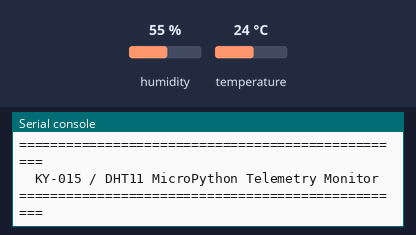
A program run on a simulated Raspberry Pi Pico running MicroPython. On the bench: the last lines printed to the serial console. The test bench sets the inputs (shaded band); at power-on: humidity 55 %, temperature 24 °C.

Above: at 1.2 s.
1.3 s: humidity set to 22 %
At 2.9 s:
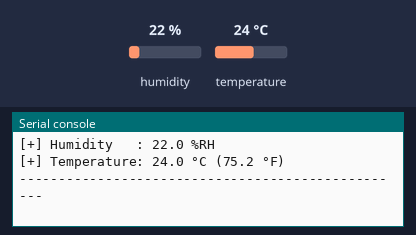
4.3 s: temperature set to 12 °C
At 6.5 s:
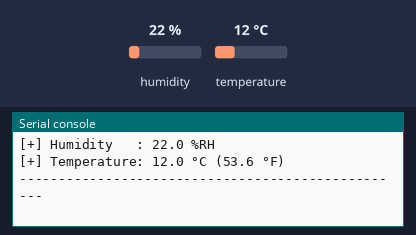
7.3 s: humidity set to 40 %
At 8.9 s:
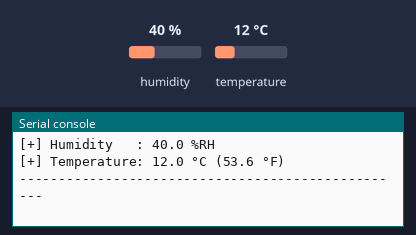

Measured:
- after the input at 1.3 s, the serial console: prints a new line after 0.72 s (image 1)
- after the input at 4.3 s, the serial console: prints a new line after 1.8 s (image 2)
- after the input at 7.3 s, the serial console: prints a new line after 0.79 s (image 3)

The program:

ky015_dht11.py
```python
# (licence header left out)
import time

import dht
from machine import Pin

# Define DHT11 signal pin (e.g., GPIO2 or Pin 2)
sensor_pin = Pin(2, Pin.IN, Pin.PULL_UP)
sensor = dht.DHT11(sensor_pin)

print("==================================================")
print("  KY-015 / DHT11 MicroPython Telemetry Monitor    ")
print("==================================================")

while True:
    try:
        time.sleep(2)
        sensor.measure()
        temp_c = sensor.temperature()
        humidity = sensor.humidity()
        temp_f = (temp_c * 9 / 5) + 32
        print(f"[+] Humidity   : {humidity:.1f} %RH")
        print(f"[+] Temperature: {temp_c:.1f} °C ({temp_f:.1f} °F)")
        print("--------------------------------------------------")
    except OSError as e:
        print(f"[!] Read Error: {e}")

# file micropython/ky015_dht11.py ends
```
